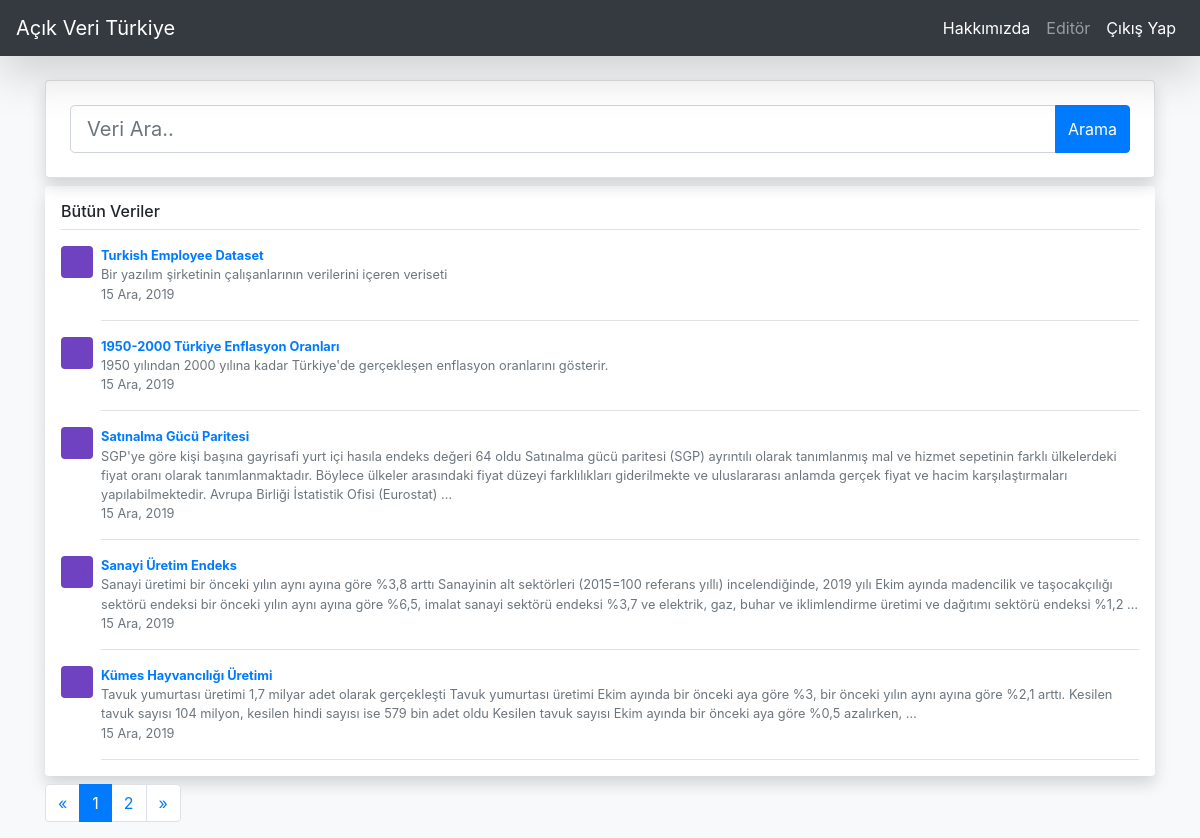
Screenshot of /data/all_data/ (signed in) with the database file from the repository.
### data_store/models.py (models this page shows, shortened)
class DataStore(models.Model):
	author = models.ForeignKey(
		"auth.User",
		models.SET_NULL,
		blank = True,
		null = True,
		verbose_name = "Girişi Yapan Kullanıcı" #Admin panelinde hangi isim ile görüneceği
		)
	title = models.CharField(
		max_length= 100,
		verbose_name = "Veri Adı"
		)
	description = RichTextField(
		verbose_name = "Verinin Tanımı"
		)
	created_date = models.DateTimeField(
		auto_now_add=True,
		verbose_name = "Oluşturulma Tarihi"
		)
	data_file = models.FileField(
		blank = True,
		null = True,
		verbose_name = "Veri Dosyasını ekleyin."
	)

### data_store/views.py (the view)
# urls.py: path("all_data/", views.all_data, name="all_data"),
def all_data(request):
	keyword = request.GET.get("keyword")
	if keyword:
		all_data = DataStore.objects.filter(title__contains = keyword)
	else:
		all_data = DataStore.objects.all()
	paginator = Paginator(all_data, 5) # Show x contacts per page
	page = request.GET.get('page')
	contacts = paginator.get_page(page)
	context = {
		'contacts': contacts,
		"keyword" : keyword
	}
	return render(request,"all_data.html",context)

### templates/all_data.html
{% extends "layout.html" %}
{% block body %}
    {% include "home_search.html" %}
    {% if contacts %}
        <div class="my-2 p-3 bg-white rounded shadow">
            <h6 class="border-bottom border-gray pb-2 mb-0">{% if keyword %}"{{ keyword }}" aramasına ait veriler{% else %}Bütün Veriler{% endif %}</h6>
            {% for data in contacts %}
                <div class="media text-muted pt-3">
                    <svg class="bd-placeholder-img mr-2 rounded" width="32" height="32" xmlns="http://www.w3.org/2000/svg" preserveAspectRatio="xMidYMid slice" focusable="false" role="img" aria-label="Placeholder: 32x32"><title>Placeholder</title><rect width="100%" height="100%" fill="#6f42c1"></rect><text x="50%" y="50%" fill="#6f42c1" dy=".3em">32x32</text></svg>
                    <p class="media-body pb-3 mb-0 small lh-125 border-bottom border-gray">
                        <a href="/data/{{ data.id }}"><strong class="d-block text-gray-dark">{{data.title}}</strong></a>
                        {{ data.description|striptags|safe |truncatewords:50 }}
                        <br>
                        {{ data.created_date|date:"d M, Y" }}
                    </p>
                </div>
            {% endfor %}
        </div>
        {% if contacts.paginator.num_pages > 1 %}
            <nav aria-label="Page navigation example">
                <ul class="pagination">
                    <li class="page-item"><a class="page-link" href="?page=1">&laquo;</a></li>
                    {% for number in contacts.paginator.page_range  %}
                        <li class="page-item {% if contacts.number == number %}active{% endif %}"><a class="page-link" href="?page={{ number }}">{{ number }}</a></li>
                    {% endfor %}
                    <li class="page-item"><a class="page-link" href="?page={{ contacts.paginator.num_pages }}">&raquo;</a></li>
                </ul>
            </nav>
        {% endif %}
    {% else %}
        <div class="my-2 p-3 bg-white rounded shadow-sm">
        <h6 class="mb-0">"{{ keyword }}" aramasına ait veri bulunamadı.</h6>
        </div>
    {% endif %}
{% endblock body %}

### templates/navbar.html (shortened to what this page needs)
<nav class="navbar navbar-expand-lg fixed-top navbar-dark bg-dark shadow-lg">
  <a class="navbar-brand" href="/">Açık Veri Türkiye</a>
  <div class="collapse navbar-collapse" id="navbarSupportedContent">
    <ul class="navbar-nav ml-auto">
      <li class="nav-item active">
        <a class="nav-link" href="/about">Hakkımızda</a>
      </li>
        {% if request.user.is_authenticated %}
            <li class="nav-item">
                <a class="nav-link" href="/user/profile" tabindex="-1" aria-disabled="true">{{ request.user.first_name }}</a>
            </li>
            <li class="nav-item active">
                <a class="nav-link" href="/user/logout/">Çıkış Yap</a>
            </li>
        {% endif %}
    </ul>
  </div>
</nav>

### rows the page displays
DataStore: title "Turkish Employee Dataset", description "Bir yazılım şirketinin çalışanlarının verilerini içeren veriseti", created_date "15 Ara, 2019"
DataStore: title "1950-2000 Türkiye Enflasyon Oranları", description "1950 yılından 2000 yılına kadar Türkiye'de gerçekleşen enflasyon oranlarını gösterir.", created_date "15 Ara, 2019"
DataStore: title "Satınalma Gücü Paritesi", description "SGP'ye göre kişi başına gayrisafi yurt içi hasıla endeks değeri 64 oldu Satınalma gücü paritesi (SGP) ayrıntılı olarak tanımlanmış mal ve hizmet sepetinin farklı ülkelerdeki fiyat oranı olarak tanımlanmaktadır. Böylece ülkeler arasındaki fiyat düzeyi farklılıkları giderilmekte ve uluslararası anlamda gerçek fiyat ve hacim karşılaştırmaları yapılabilmektedir. Avrupa Birliği İstatistik Ofisi (Eurostat) …", created_date "15 Ara, 2019"
DataStore: title "Sanayi Üretim Endeks", description "Sanayi üretimi bir önceki yılın aynı ayına göre %3,8 arttı Sanayinin alt sektörleri (2015=100 referans yıllı) incelendiğinde, 2019 yılı Ekim ayında madencilik ve taşocakçılığı sektörü endeksi bir önceki yılın aynı ayına göre %6,5, imalat sanayi sektörü endeksi %3,7 ve elektrik, gaz, buhar ve iklimlendirme üretimi ve dağıtımı sektörü endeksi %1,2 …", created_date "15 Ara, 2019"
DataStore: title "Kümes Hayvancılığı Üretimi", description "Tavuk yumurtası üretimi 1,7 milyar adet olarak gerçekleşti Tavuk yumurtası üretimi Ekim ayında bir önceki aya göre %3, bir önceki yılın aynı ayına göre %2,1 arttı. Kesilen tavuk sayısı 104 milyon, kesilen hindi sayısı ise 579 bin adet oldu Kesilen tavuk sayısı Ekim ayında bir önceki aya göre %0,5 azalırken, …", created_date "15 Ara, 2019"

### other values shown
{{ request.user.first_name }} "Editör"
{{ number }} "1" "2"
